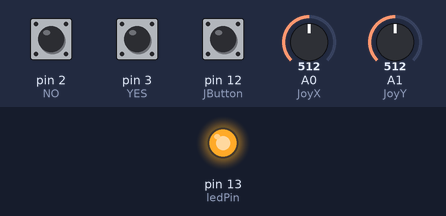
The sketch below on a simulated Arduino Uno, built with avr-gcc and run on an emulated ATmega328P. Parts: output pins drawn as LEDs (lit = HIGH). The inputs (shaded band) are chosen by the test bench; at power-on: pin 2 (NO) HIGH, pin 3 (YES) HIGH, pin 12 (JButton) HIGH, A0 (JoyX) = 512, A1 (JoyY) = 512. What the sketch prints to the serial monitor is not drawn.

Above: at 0.1 s.
Timing chart, 0 to 1.6 s (numbered marks = the images above):
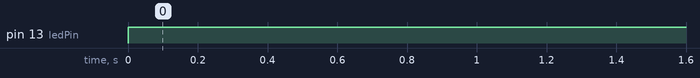

Measured:
- by itself, pin 13 (ledPin): LOW → HIGH at 0.00 s

The sketch:

HackGT2017.ino
```cpp
#define ledPin 13
#define JoyX A0
#define JoyY A1
#define JButton 12
#define YES 3
#define NO 2

 int buttonState = 0;
 int yesState = 0;
 int noState = 0;
 int value1 = 0;                  // variable to read the value from the analog pin 0
 int value2 = 0;                  // variable to read the value from the analog pin 1
 int buttonOut = 1;
 int yesOut = 1;
 int noOut = 1;

 void setup() {
  pinMode(ledPin, OUTPUT);
  //enable pullup resistors to eliminate floating voltages
  pinMode(JButton, INPUT_PULLUP);
  pinMode(YES, INPUT_PULLUP);
  pinMode(NO, INPUT_PULLUP);
  Serial.begin(115200);
 }

 void loop() {
  buttonState = digitalRead(JButton);

  if (buttonState == LOW) {
    // turn LED on:
    digitalWrite(ledPin, HIGH);
  } else {
    // turn LED off:
    digitalWrite(ledPin, HIGH);
  }

  yesState = digitalRead(YES);
  noState = digitalRead(NO);

  //buttonOut = !buttonState;
  //yesOut = !yesState;
  //noOut = !noState;

  // reads the value of the variable resistor
  value1 = analogRead(JoyX);
  // this small pause is needed between reading
  // analog pins, otherwise we get the same value twice
  delay(100);
  // reads the value of the variable resistor
  value2 = analogRead(JoyY);

  Serial.print(value1);
  Serial.print(",");
  Serial.print(value2);
  Serial.print(",");
  Serial.print(!buttonState);
  Serial.print(",");
  Serial.print(!yesState);
  Serial.print(",");
  Serial.println(!noState);

  delay(100);
 }
```
